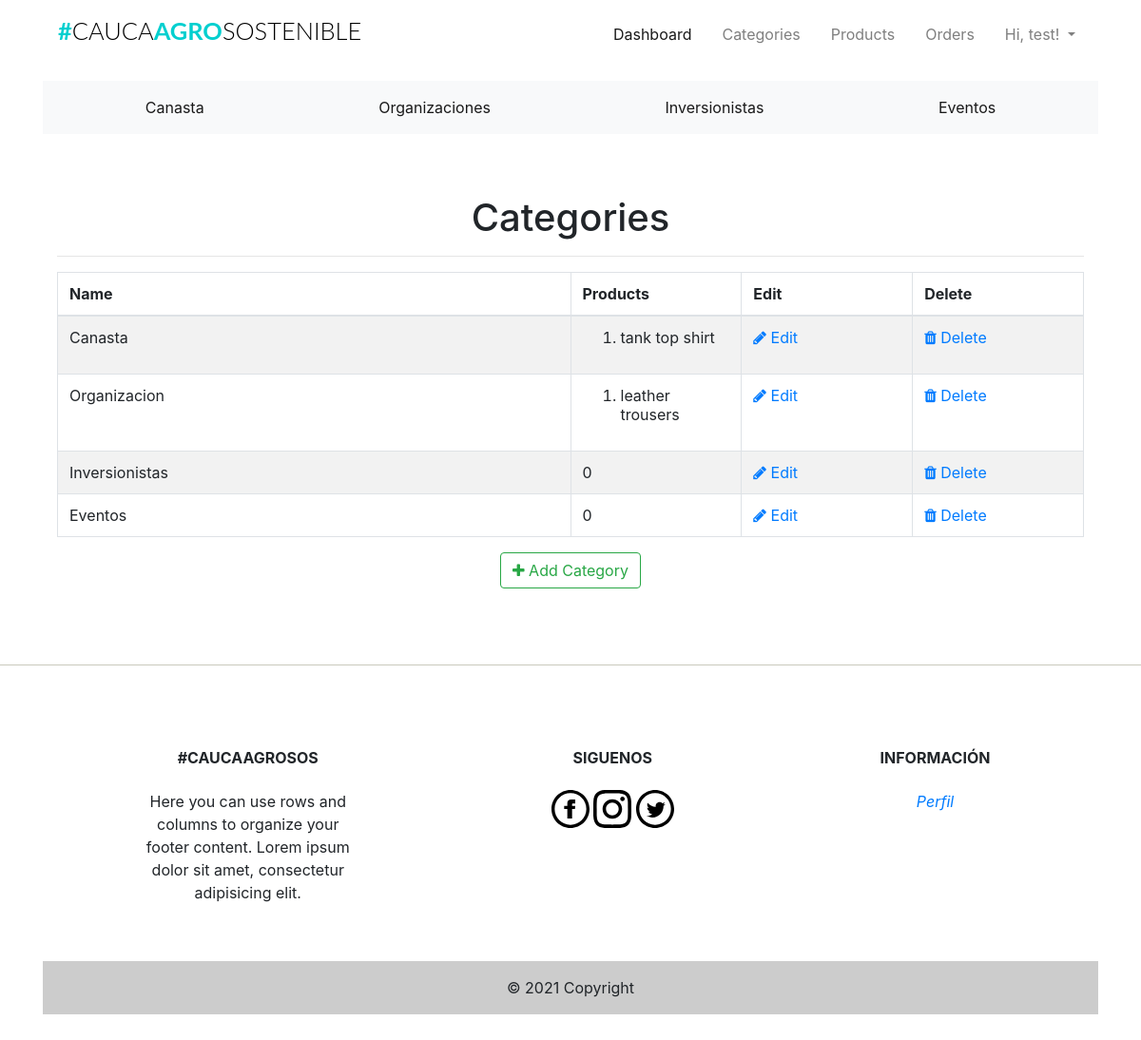
The page /admin/categories (signed in) on the database its author committed.
### app/models.py (models this page shows, shortened)
class User(UserMixin, db.Model):
    __tablename__ = "user"
    id = db.Column(db.Integer, primary_key=True)
    firstname = db.Column(db.String(24), index=True)
    lastname = db.Column(db.String(24), index=True)
    email = db.Column(db.String(50), index=True, unique=True)
    password_hash = db.Column(db.String)
    phonenumber = db.Column(db.String(18), index=True, unique=True)
    is_admin = db.Column(db.Boolean, default=False)
    order = db.relationship("Order", backref='ordered_products')
    kart = db.relationship('Kart', uselist=False, backref='user_kart')
    shipping_info = db.relationship(
        'ShippingInfo', backref='shipping', lazy='dynamic')

class Categories(db.Model):
    id = db.Column(db.Integer, primary_key=True)
    category_name = db.Column(db.String(20), index=True)
    category_image = db.Column(db.String(120), index=True)
    product = db.relationship('Products', backref='products_categories')

class Products(db.Model):
    __tablename__ = 'product'
    id = db.Column(db.Integer, primary_key=True)
    product_name = db.Column(db.String(100), index=True)
    product_price = db.Column(db.Integer, index=True)
    product_image = db.Column(db.String(120), index=True)
    product_description = db.Column(db.String(200), index=True)
    product_stock = db.Column(db.Integer, index=True)
    product_size = db.Column(db.String(5), index=True)
    promotion = db.Column(db.Boolean, index=True, nullable=True)
    promotion_value = db.Column(db.Integer, index=True, nullable=True)
    categories_id = db.Column(db.Integer, db.ForeignKey('categories.id'))
    order = db.relationship(
        'Order', secondary=association_table, backref='my_orders', lazy='dynamic')

### app/admin/routes.py (the view)
@admin.route('/categories', methods=['GET', 'POST'])
@login_required
def list_categories():
    check_admin()
    categories = Categories.query.all()
    return render_template('admin/categories/categories.html', title="Product Categories",
                           categories=categories)

### app/admin/routes.py (called while the page is built)
def check_admin():
    if not current_user.is_admin:
        abort(403)

### app/models.py (called while the page is built)
@login_manager.user_loader
def load_user(id):
    return User.query.get(int(id))

### app/templates/admin/categories/categories.html (shortened to what this page needs)
{% extends "base.html" %}
{% block head %}
<head>
    <link href="//maxcdn.bootstrapcdn.com/font-awesome/4.1.0/css/font-awesome.min.css" rel="stylesheet">
</head>
{%endblock head%}
{% block body %}
<div class="container">
  <div class="outer">
    <div class="middle">
      <div class="inner">
        <br/>
        <br/>
        <h1 style="text-align:center;">Categories</h1>
        {% if categories %}
          <hr class="intro-divider">
            <table class="table table-striped table-bordered">
              <thead>
                <tr>
                  <th width="45%"> Name </th>
                  <th width="15%"> Products</th>
                  <th width="15%"> Edit </th>
                  <th width="15%"> Delete </th>
                </tr>
              </thead>
              <tbody>
              {% for category in categories %}
                <tr>
                  <td> {{ category.category_name }} </td>
                    {% if category.product == [] %}
                    <td>
                      0
                    </td>
                    {% else %}
                  <td>
                      <ol>
                        {% for name in category.product %}
                          <li>
                            {{ name.product_name }}
                          </li>
                          {% endfor %}
                        </ol>
                  </td>
                  {% endif %}
                  <td>
                    <a href="{{ url_for('admin.edit_category', id=category.id) }}">
                      <i class="fa fa-pencil"></i> Edit
                    </a>
                  </td>
                  <td>
                    <a href="{{ url_for('admin.delete_category', id=category.id) }}">
                      <i class="fa fa-trash"></i> Delete
                    </a>
                  </td>
                </tr>
              {% endfor %}
              </tbody>
            </table>
          <div style="text-align: center">
        {% else %}
          <div style="text-align: center">
            <h3> No categories have been added. </h3>
            <hr class="intro-divider">
        {% endif %}
          <a href="{{ url_for('admin.add_category') }}" class="btn btn-outline-success">
            <i class="fa fa-plus"></i>
            Add Category
          </a>
        </div>
      </div>
    </div>
  </div>
</div>
{% endblock %}

### app/templates/base.html (shortened to what this page needs)
<html>
  <head>
      <link href="{{ url_for('static', filename='css/bootstrap.min.css') }}"rel="stylesheet">
      <link href="{{ url_for('static', filename='css/st.css') }}"rel="stylesheet">
      {%block head%}
      {%endblock head%}
  </head>
  <body>
  {% include "navbar.html" %}
  {% include "categories/categories.html" %}
  <div class="container">
    {% block body %}
    {% endblock %}
  </div>
  <div class="push"></div>
  <hr class="footer-break"></hr>
{% include "footer.html" %}
</body>
</html>

### app/templates/navbar.html (shortened to what this page needs)
{% block navbar %}
<div class="container mt-1 mb-3">
  <nav class="navbar navbar-expand-lg navbar-light">
    <h1 class="brand_name">
      <a class="navbar-brand" href="{{ url_for('home.homepage') }}">#<span>CAUCA</span>AGRO<span>SOSTENIBLE</span></a>
    </h1>
    <div class="collapse navbar-collapse" id="navbarNav">
      <ul class="navbar-nav ml-auto mr-auto mt-2 mt-lg-0">
        {% if current_user.is_authenticated %}
        {% if current_user.is_admin %}
        <li class="nav-item ml-3">
          <a class="nav-link active" href="{{ url_for('home.admin_dashboard') }}">Dashboard</a>
        </li>
        <li class="nav-item ml-3">
          <a class="nav-link" href="{{ url_for('admin.list_categories') }}">Categories</a>
        </li>
        <li class="nav-item ml-3">
          <a class="nav-link" href="{{ url_for('admin.list_products') }}">Products</a>
        </li>
        <li class="nav-item ml-3">
          <a class="nav-link" href="{{ url_for('admin.list_orders') }}">Orders</a>
        </li>
        {% else %}
        <li class="nav-item ml-3">
          <a class="nav-link" href="{{ url_for('users.cart') }}">Cart<span class="badge badge-light">{{ count
              }}</span></a>
        </li>
        {% endif %}
        <li class="nav-item dropdown ml-3">
          <a class="nav-link dropdown-toggle" data-toggle="dropdown" href="#" role="button" aria-haspopup="true"
            aria-expanded="false">
            Hi, {{ current_user.firstname }}!
          </a>
        </li>
        {% endif %}
      </ul>
    </div>
  </nav>
</div>
{% endblock %}

### app/templates/categories/categories.html
{% block categories %}
<div class="container mt-1 mb-3 overflow-auto">
  <nav class="navbar navbar-expand navbar-light bg-light">
    <div class="collapse navbar-collapse" id="navbarNav">
      <ul class="navbar-nav d-flex justify-content-around">
        <li class="nav-item active">
          <a class="nav-link" href="{{ url_for('home.shop_by_category', category_name = "Canasta") }}">Canasta</a>
        </li>
        <li class="nav-item active">
          <a class="nav-link" href="{{ url_for('home.shop_by_category', category_name = "Organizacion") }}">Organizaciones</a>
        </li>
        <li class="nav-item active">
          <a class="nav-link" href="{{ url_for('home.shop_by_category', category_name = "Inversionistas") }}">Inversionistas</a>
        </li>
        <li class="nav-item active">
          <a class="nav-link" href="#">Eventos</a>
        </li>
      </ul>
    </div>
  </nav>
</div>
{% endblock %}

### app/templates/footer.html (shortened to what this page needs)
{% block footer %}
<div class="container my-5">
  <footer
          class="text-center text-lg-start text-black"
          style="background-color: #ffffff"
          >
    <div class="container p-4 pb-0">
      <section class="">
        <div class="row">
          <div class="col-md-3 col-lg-3 col-xl-3 mx-auto mt-3">
            <h6 class="text-uppercase mb-4 font-weight-bold">
              #CaucaAgroSOS
            </h6>
            <p>
              Here you can use rows and columns to organize your footer
              content. Lorem ipsum dolor sit amet, consectetur adipisicing
              elit.
            </p>
          </div>
          <div class="col-md-4 col-lg-3 col-xl-3 mx-auto mt-3">
            <h6 class="text-uppercase mb-4 font-weight-bold">Siguenos</h6>
            <a href="#">
              <img src="{{url_for('static',filename='iconmonstr-facebook.svg')}}" class="img-responsive svg-footer">
            </a>
            <a href="#">
              <img src="{{url_for('static',filename='iconmonstr-instagram.svg')}}" class="img-responsive svg-footer">
            </a>
            <a href="#">
              <img src="{{url_for('static',filename='iconmonstr-twitter.svg')}}" class="img-responsive svg-footer">
            </a>
          </div>
          <div class="col-md-3 col-lg-2 col-xl-2 mx-auto mt-3">
            <h6 class="text-uppercase mb-4 font-weight-bold">Informaci&oacute;n</h6>
            <a href="#">
              <p><i>Perfil</i><p>
            </a>
          </div>
        </div>
      </section>
    </div>
    <div
         class="text-center p-3"
         style="background-color: rgba(0, 0, 0, 0.2)"
         >
      © 2021 Copyright
    </div>
  </footer>
</div>
{% endblock %}

### app/static/css/st.css (style rules this page uses)
.svg-footer { height: 2.5em; width: 2.5em; }
.footer-break { background-color:#e0e0d1; }
.brand_name .navbar-brand { font-size:1.59rem; text-transform: uppercase; font-family: 'Lato', sans-serif; font-weight: 700; color: #333; }
.brand_name >.navbar-brand { color:#01CFCF; text-decoration: none; }
.brand_name >.navbar-brand span { color: #000; font-weight: 300; }
.navbar-nav { width: 100%; align-items: flex-start; }
.push { height:4em; }
.row { margin-left: auto; margin-right: auto; margin-bottom: 20px; }
.row:after { content: ""; display: table; clear: both; }

### rows shown on the page
User: firstname "test"
Categories: category_name "Canasta"
Products: product_name "tank top shirt"
Categories: category_name "Organizacion"
Products: product_name "leather trousers"
Categories: category_name "Inversionistas", shows "0"
Categories: category_name "Eventos", shows "0"
